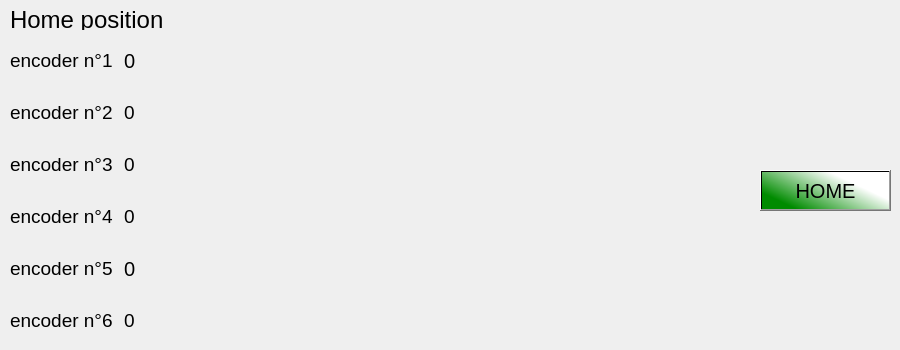
    <widget class="QWidget" name="Setup">
     <attribute name="title">
      <string>Setup</string>
     </attribute>
     <widget class="QPushButton" name="Home">
      <property name="geometry">
       <rect>
        <x>760</x>
        <y>170</y>
        <width>131</width>
        <height>41</height>
       </rect>
      </property>
      <property name="font">
       <font>
        <pointsize>15</pointsize>
       </font>
      </property>
      <property name="styleSheet">
       <string notr="true">background-color: qlineargradient(spread:pad, x1:0.0246305, y1:0.602273, x2:1, y2:0, stop:0 rgba(0, 139, 0, 255), stop:0.655172 rgba(255, 255, 255, 255));</string>
      </property>
      <property name="text">
       <string>HOME</string>
      </property>
     </widget>
     <widget class="QLabel" name="Passi_encoder_scritta_2">
      <property name="geometry">
       <rect>
        <x>10</x>
        <y>10</y>
        <width>171</width>
        <height>20</height>
       </rect>
      </property>
      <property name="font">
       <font>
        <pointsize>18</pointsize>
       </font>
      </property>
      <property name="text">
       <string>Home position</string>
      </property>
     </widget>
     <widget class="QWidget" name="layoutWidget_2">
      <property name="geometry">
       <rect>
        <x>10</x>
        <y>40</y>
        <width>181</width>
        <height>301</height>
       </rect>
      </property>
      <property name="font">
       <font>
        <pointsize>15</pointsize>
       </font>
      </property>
      <layout class="QVBoxLayout" name="Encoder_home_layout">
       <property name="spacing">
        <number>11</number>
       </property>
       <item>
        <layout class="QHBoxLayout" name="horizontalLayout_43">
         <item>
          <widget class="QLabel" name="Step1_direct_2">
           <property name="sizePolicy">
            <sizepolicy hsizetype="Fixed" vsizetype="Preferred">
             <horstretch>0</horstretch>
             <verstretch>0</verstretch>
            </sizepolicy>
           </property>
           <property name="font">
            <font>
             <pointsize>14</pointsize>
            </font>
           </property>
           <property name="text">
            <string>encoder n°1</string>
           </property>
          </widget>
         </item>
         <item>
          <widget class="QLabel" name="passi1_direct_2">
           <property name="font">
            <font>
             <pointsize>15</pointsize>
            </font>
           </property>
           <property name="text">
            <string>0</string>
           </property>
          </widget>
         </item>
        </layout>
       </item>
       <item>
        <layout class="QHBoxLayout" name="horizontalLayout_44">
         <item>
          <widget class="QLabel" name="Step2_direct_2">
           <property name="sizePolicy">
            <sizepolicy hsizetype="Fixed" vsizetype="Preferred">
             <horstretch>0</horstretch>
             <verstretch>0</verstretch>
            </sizepolicy>
           </property>
           <property name="font">
            <font>
             <pointsize>14</pointsize>
            </font>
           </property>
           <property name="text">
            <string>encoder n°2</string>
           </property>
          </widget>
         </item>
         <item>
          <widget class="QLabel" name="passi1_2_direct_2">
           <property name="font">
            <font>
             <pointsize>14</pointsize>
            </font>
           </property>
           <property name="text">
            <string>0</string>
           </property>
          </widget>
         </item>
        </layout>
       </item>
       <item>
        <layout class="QHBoxLayout" name="horizontalLayout_45">
         <item>
          <widget class="QLabel" name="Step3_direct_2">
           <property name="sizePolicy">
            <sizepolicy hsizetype="Fixed" vsizetype="Preferred">
             <horstretch>0</horstretch>
             <verstretch>0</verstretch>
            </sizepolicy>
           </property>
           <property name="font">
            <font>
             <pointsize>14</pointsize>
            </font>
           </property>
           <property name="text">
            <string>encoder n°3</string>
           </property>
          </widget>
         </item>
         <item>
          <widget class="QLabel" name="passi1_3_direct_2">
           <property name="font">
            <font>
             <pointsize>14</pointsize>
            </font>
           </property>
           <property name="text">
            <string>0</string>
           </property>
          </widget>
         </item>
        </layout>
       </item>
       <item>
        <layout class="QHBoxLayout" name="horizontalLayout_46">
         <item>
          <widget class="QLabel" name="Step4_direct_2">
           <property name="sizePolicy">
            <sizepolicy hsizetype="Fixed" vsizetype="Preferred">
             <horstretch>0</horstretch>
             <verstretch>0</verstretch>
            </sizepolicy>
           </property>
           <property name="font">
            <font>
             <pointsize>14</pointsize>
            </font>
           </property>
           <property name="text">
            <string>encoder n°4</string>
           </property>
          </widget>
         </item>
         <item>
          <widget class="QLabel" name="passi1_4_direct_2">
           <property name="font">
            <font>
             <pointsize>14</pointsize>
            </font>
           </property>
           <property name="text">
            <string>0</string>
           </property>
          </widget>
         </item>
        </layout>
       </item>
       <item>
        <layout class="QHBoxLayout" name="horizontalLayout_47">
         <item>
          <widget class="QLabel" name="Step5_direct_2">
           <property name="sizePolicy">
            <sizepolicy hsizetype="Fixed" vsizetype="Preferred">
             <horstretch>0</horstretch>
             <verstretch>0</verstretch>
            </sizepolicy>
           </property>
           <property name="font">
            <font>
             <pointsize>14</pointsize>
            </font>
           </property>
           <property name="text">
            <string>encoder n°5</string>
           </property>
          </widget>
         </item>
         <item>
          <widget class="QLabel" name="passi1_5_direct_2">
           <property name="font">
            <font>
             <pointsize>15</pointsize>
            </font>
           </property>
           <property name="text">
            <string>0</string>
           </property>
          </widget>
         </item>
        </layout>
       </item>
       <item>
        <layout class="QHBoxLayout" name="horizontalLayout_48">
         <item>
          <widget class="QLabel" name="Step6_direct_2">
           <property name="sizePolicy">
            <sizepolicy hsizetype="Fixed" vsizetype="Preferred">
             <horstretch>0</horstretch>
             <verstretch>0</verstretch>
            </sizepolicy>
           </property>
           <property name="font">
            <font>
             <pointsize>14</pointsize>
            </font>
           </property>
           <property name="text">
            <string>encoder n°6</string>
           </property>
          </widget>
         </item>
         <item>
          <widget class="QLabel" name="passi1_6_direct_2">
           <property name="font">
            <font>
             <pointsize>14</pointsize>
            </font>
           </property>
           <property name="text">
            <string>0</string>
           </property>
          </widget>
         </item>
        </layout>
       </item>
      </layout>
     </widget>
    </widget>
